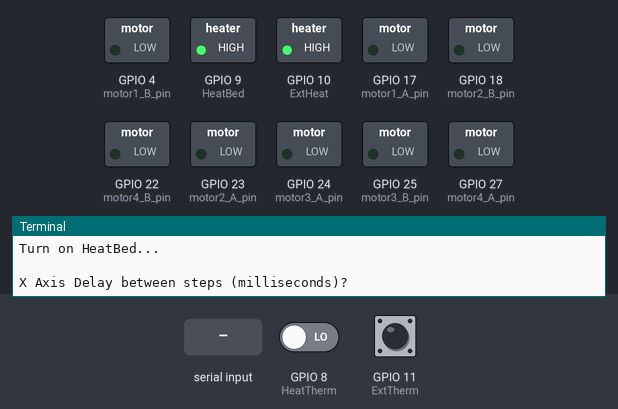
This program was run on a simulated Raspberry Pi (BCM pin numbers). Parts: switched loads named in the program (green lamp = pin HIGH), the last lines printed to the terminal. Dashed ring = blinking. The inputs (shaded band) are chosen by the test bench; at power-on: GPIO 11 (ExtTherm) LOW, GPIO 8 (HeatTherm) LOW. Files the program writes start out absent; the clock reads 2024-03-15 10:24:30 at power-on unless the program sets it.

Above: at 1.2 s.
1.3 s: "5" typed at the terminal, then Enter
2.8 s: "90" typed at the terminal, then Enter
At 5.1 s:
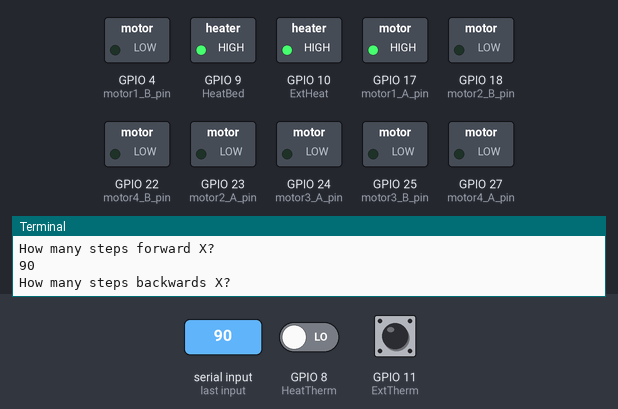
5.8 s: "200" typed at the terminal, then Enter
At 6.26 s:
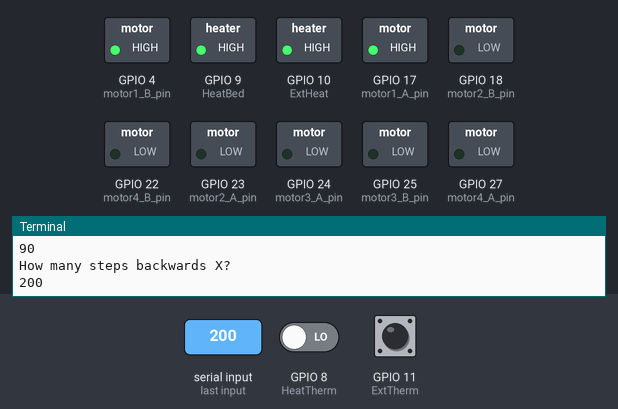
8.8 s: GPIO 11 (ExtTherm) pulsed HIGH 5 times (0.12 s each, 0.3 s apart)
At 10.4 s:
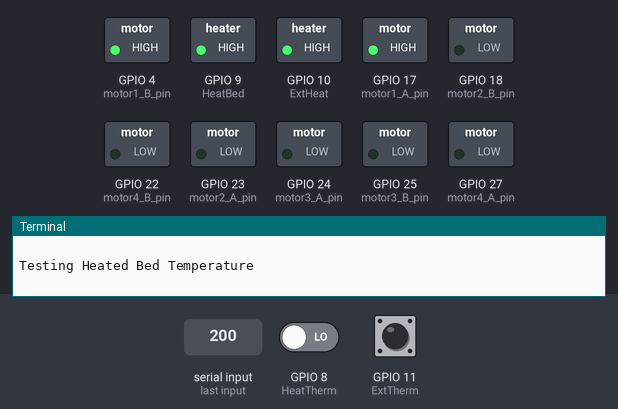
Timing chart, 0 to 11.9 s (numbered marks = the images above; inputs shaded):
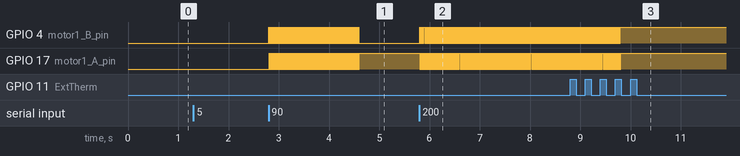

The program:

stepperMultiTemp.py
```python
#!/usr/bin/env python
# -*- coding: utf-8 -*-

# vim: tabstop=4 expandtab shiftwidth=4 softtabstop=4

# For input pins on motor controller using two GPIOs per motor.
# This tested with a TI 7404 HEX INVERTER and with 2 TI 754410
# and 2 L298N Dual H Bridges


import RPi.GPIO as GPIO
import time
GPIO.setmode(GPIO.BCM)

motor1_A_pin = 17
motor1_B_pin = 4
motor2_A_pin = 23
motor2_B_pin = 18
motor3_A_pin = 24
motor3_B_pin = 25
motor4_A_pin = 27
motor4_B_pin = 22

ExtHeat = 10
ExtTherm = 11
HeatBed = 9
HeatTherm = 8

MAXSTEPS = 23
TOTALDISTANCE = 35
PERSISION = TOTALDISTANCE/MAXSTEPS


GPIO.setup(motor1_A_pin, GPIO.OUT)
GPIO.setup(motor1_B_pin, GPIO.OUT)
GPIO.setup(motor2_A_pin, GPIO.OUT)
GPIO.setup(motor2_B_pin, GPIO.OUT)
GPIO.setup(motor3_A_pin, GPIO.OUT)
GPIO.setup(motor3_B_pin, GPIO.OUT)
GPIO.setup(motor4_A_pin, GPIO.OUT)
GPIO.setup(motor4_B_pin, GPIO.OUT)
GPIO.setup(ExtHeat, GPIO.OUT)
GPIO.setup(HeatBed, GPIO.OUT)
GPIO.setup(ExtTherm, GPIO.IN)
GPIO.setup(HeatTherm, GPIO.IN)

def forwardMotor1(delay, steps):
  for i in range(0, steps):
    setStep1(1, 1)
    time.sleep(delay)
    setStep1(0, 1)
    time.sleep(delay)
    setStep1(0, 0)
    time.sleep(delay)
    setStep1(1, 0)
    time.sleep(delay)

def backwardsMotor1(delay, steps):
  for i in range(0, steps):
    setStep1(1, 0)
    time.sleep(delay)
    setStep1(0, 0)
    time.sleep(delay)
    setStep1(0, 1)
    time.sleep(delay)
    setStep1(1, 1)
    time.sleep(delay)

def forwardMotor2(delay, steps):
  for i in range(0, steps):
    setStep2(1, 1)
    time.sleep(delay)
    setStep2(0, 1)
    time.sleep(delay)
    setStep2(0, 0)
    time.sleep(delay)
    setStep2(1, 0)
    time.sleep(delay)

def backwardsMotor2(delay, steps):
  for i in range(0, steps):
    setStep2(1, 0)
    time.sleep(delay)
    setStep2(0, 0)
    time.sleep(delay)
    setStep2(0, 1)
    time.sleep(delay)
    setStep2(1, 1)
    time.sleep(delay)

def forwardMotor3(delay, steps):
  for i in range(0, steps):
    setStep3(1, 1)
    time.sleep(delay)
    setStep3(0, 1)
    time.sleep(delay)
    setStep3(0, 0)
    time.sleep(delay)
    setStep3(1, 0)
    time.sleep(delay)

def backwardsMotor3(delay, steps):
  for i in range(0, steps):
    setStep3(1, 0)
    time.sleep(delay)
    setStep3(0, 0)
    time.sleep(delay)
    setStep3(0, 1)
    time.sleep(delay)
    setStep3(1, 1)
    time.sleep(delay)

def forwardMotor4(delay, steps):
  for i in range(0, steps):
    setStep4(1, 1)
    time.sleep(delay)
    setStep4(0, 1)
    time.sleep(delay)
    setStep4(0, 0)
    time.sleep(delay)
    setStep4(1, 0)
    time.sleep(delay)

def backwardsMotor4(delay, steps):
  for i in range(0, steps):
    setStep4(1, 0)
    time.sleep(delay)
    setStep4(0, 0)
    time.sleep(delay)
    setStep4(0, 1)
    time.sleep(delay)
    setStep4(1, 1)
    time.sleep(delay)

def setStep1(w1, w3):
  GPIO.output(motor1_A_pin, w1)
  GPIO.output(motor1_B_pin, w3)

def setStep2(w1, w3):
  GPIO.output(motor2_A_pin, w1)
  GPIO.output(motor2_B_pin, w3)

def setStep3(w1, w3):
  GPIO.output(motor3_A_pin, w1)
  GPIO.output(motor3_B_pin, w3)

def setStep4(w1, w3):
  GPIO.output(motor4_A_pin, w1)
  GPIO.output(motor4_B_pin, w3)

def writeToLog(outputText):
  with open('tempout.txt','a') as f:
    f.write(outputText)
  print outputText

def sampleHeaters(extThermPin,heatbeadThermPin):
  sampleHeaterDutyCycle(extThermPin, "Extruder")
  sampleHeaterDutyCycle(heatbeadThermPin, "Heated Bed")

def sampleHeaterDutyCycle(pin, name):
  writeToLog("Testing "+ name +" Temperature\n");
  counter = 0
  GPIO.wait_for_edge(pin, GPIO.RISING)
  while GPIO.input(pin) == GPIO.HIGH:
    counter += 1
    time.sleep(0.001)
  writeToLog(name+ " Thermistor 555 Timer High Pulse Time "+ str(counter)+"\n")

writeToLog('Starting RepRap test Motor and temperature reading program ' + str(time.time())+ '\n')

writeToLog("Turn on Extruder...\n");
GPIO.output(ExtHeat, 1)
writeToLog("Turn on HeatBed...\n");
GPIO.output(HeatBed, 1)

#test X Axis
delay = raw_input("X Axis Delay between steps (milliseconds)?")
steps = raw_input("How many steps forward X? ")
forwardMotor1(int(delay) / 1000.0, int(steps))
steps = raw_input("How many steps backwards X? ")
backwardsMotor1(int(delay) / 1000.0, int(steps))

#GPIO.output(ExtHeat, 0)
#GPIO.output(HeatBed, 1)
#Sample heaters
sampleHeaters(ExtTherm,HeatTherm)

#test Y Axis
delay = raw_input("Y Axis Delay between steps (milliseconds)?")
steps = raw_input("How many steps forward Y? ")
forwardMotor2(int(delay) / 1000.0, int(steps))
steps = raw_input("How many steps backwards Y? ")
backwardsMotor2(int(delay) / 1000.0, int(steps))

#GPIO.output(HeatBed, 0)
#GPIO.output(ExtHeat, 1)
sampleHeaters(ExtTherm,HeatTherm)

#test Z Axis
delay = raw_input("Z Axis Delay between steps (milliseconds)?")
steps = raw_input("How many steps forward Z? ")
forwardMotor3(int(delay) / 1000.0, int(steps))
steps = raw_input("How many steps backwards Z? ")
backwardsMotor3(int(delay) / 1000.0, int(steps))

#GPIO.output(ExtHeat, 0)
#GPIO.output(HeatBed, 1)
sampleHeaters(ExtTherm,HeatTherm)

#test Extruder Motor
delay = raw_input("Extruder Motor Delay between steps (milliseconds)?")
steps = raw_input("How many steps forward Ext? ")
forwardMotor4(int(delay) / 1000.0, int(steps))
steps = raw_input("How many steps backwards Ext? ")
backwardsMotor4(int(delay) / 1000.0, int(steps))

sampleHeaters(ExtTherm,HeatTherm)
writeToLog("Turn off Extruder...\n");
GPIO.output(HeatBed, 0)
writeToLog("Turn off Heat Bed...\n");
GPIO.output(ExtHeat, 0)
writeToLog("Cleaing GPIOs...\n");
GPIO.cleanup()
writeToLog("Exiting...\n");
```

Measured:
- after the input at 2.8 s, GPIO 4 (motor1_B_pin): alternates HIGH for 0.01 s and LOW for 0.01 s, 180 changes in all, then stays LOW, starting at once; GPIO 17 (motor1_A_pin): alternates HIGH for 0.01 s and LOW for 0.01 s, 179 changes in all, then stays HIGH, starting at once
- after the input at 5.8 s, GPIO 4 (motor1_B_pin), GPIO 17 (motor1_A_pin): alternates HIGH for 0.01 s and LOW for 0.01 s, starting at once
